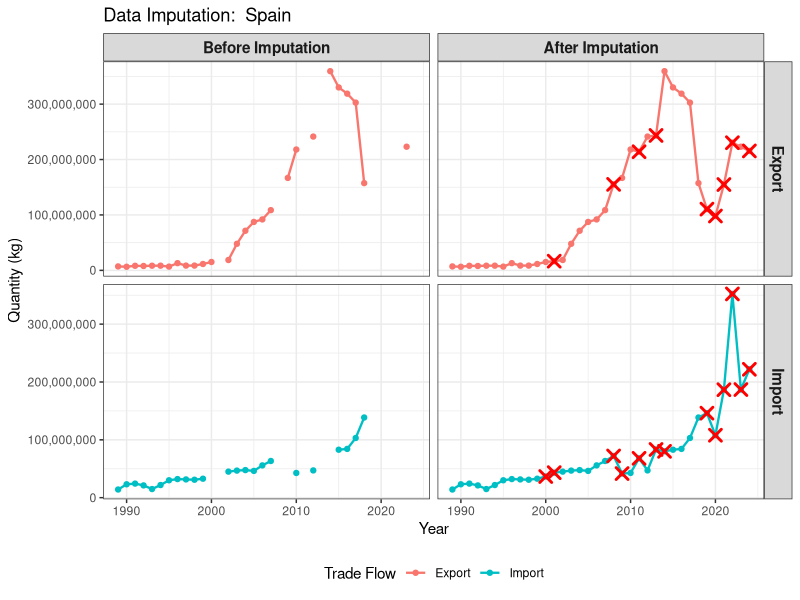

Generate this figure with R:
library(dplyr)
library(ggplot2)
library(zoo)

trade <- read.csv("UN_Trimmed_1988-2024.csv", stringsAsFactors = FALSE)
trade$Year <- as.integer(trade$Year)

# Select the Target Country for Plotting
# This variable controls which country's graph is generated, 
# but the full imputation runs on all data.
# Option A: Find the country with the most missing Qty but known Value (UAE)
# target_country_df <- trade %>%
#    filter((is.na(Qty) | Qty == 0) & (!is.na(PrimaryValue) & PrimaryValue > 0)) %>%
#    count(Country, sort = TRUE) %>%
#    slice(1)
# target_country <- target_country_df$Country[1]

# Option B: Manually set the country to Spain
target_country <- "Spain"

message("Selected country for plotting: ", target_country)

# Calculate Global Reference Prices (Fallback)
price_ref <- trade %>%
  filter(Qty > 0, PrimaryValue > 0) %>%
  mutate(unit_price = PrimaryValue / Qty) %>%
  group_by(flowDesc) %>%
  summarise(global_unit_price = median(unit_price, na.rm = TRUE), .groups = "drop")

# Process Data for ALL Countries (Global Imputation)
# The full imputation logic is applied here, grouped by Country and Flow.
df_global_imputed <- trade %>%
  left_join(price_ref, by = "flowDesc") %>%
  group_by(Country, flowDesc) %>% # Group by both Country and Flow for unit price calculation
  arrange(Year) %>%
  mutate(
    # Calculate observed unit price where possible
    unit_price_raw = if_else(Qty > 0 & PrimaryValue > 0, PrimaryValue / Qty, NA_real_),
    
    # Interpolate prices over time
    unit_price_interp = if (sum(!is.na(unit_price_raw)) >= 2) {
      # na.approx performs time-series interpolation
      zoo::na.approx(unit_price_raw, x = Year, na.rm = FALSE)
    } else {
      unit_price_raw
    },
    # Fill remaining edges (forward/backward fill)
    unit_price_interp = zoo::na.locf(unit_price_interp, na.rm = FALSE),
    unit_price_interp = zoo::na.locf(unit_price_interp, fromLast = TRUE, na.rm = FALSE),
    
    # Select final price (interpolated > global fallback)
    unit_price_final = case_when(
      !is.na(unit_price_interp) ~ unit_price_interp,
      !is.na(global_unit_price) ~ global_unit_price,
      TRUE ~ NA_real_
    ),
    
    # Fill Quantity
    Qty_filled = if_else(
      (is.na(Qty) | (Qty == 0 & PrimaryValue > 0)) & !is.na(unit_price_final) & unit_price_final > 0,
      PrimaryValue / unit_price_final,
      Qty
    )
  ) %>%
  ungroup()

# Filter the Global Data for Plotting the Target Country
df_country_plot <- df_global_imputed %>%
  filter(Country == target_country)

# Prepare Plot Data (Before vs After) - Using the filtered data
df_before <- df_country_plot %>%
  mutate(
    # Use original Qty for the "Before" plot, setting 0s/NAs to NA for clean gaps
    Plot_Qty = if_else(Qty > 0, Qty, NA_real_),
    State = "Before Imputation"
  )

df_after <- df_country_plot %>%
  mutate(
    Plot_Qty = Qty_filled,
    State = "After Imputation",
    # Flag rows where imputation occurred
    Is_Imputed = (is.na(Qty) | Qty == 0) & !is.na(Qty_filled)
  )

plot_data <- bind_rows(df_before, df_after)

# Force "Before" to appear on the left
plot_data$State <- factor(plot_data$State, levels = c("Before Imputation", "After Imputation"))

# Generate Plot
ggplot(plot_data, aes(x = Year, y = Plot_Qty)) +
  # Line and Points
  geom_line(aes(color = flowDesc), size = 0.8, na.rm = TRUE) +
  geom_point(aes(color = flowDesc), size = 1.5, na.rm = TRUE) +
  
  # Highlight Imputed points (only in 'After' panel)
  geom_point(data = filter(plot_data, State == "After Imputation" & Is_Imputed == TRUE),
             aes(y = Qty_filled), color = "red", shape = 4, size = 3, stroke = 1.5) +
  
  # Facet: Rows=Flow, Cols=State (Ensures Before is Left, After is Right)
  facet_grid(flowDesc ~ State, scales = "free_y") +
  
  # Labels and Theme
  scale_y_continuous(labels = scales::comma) +
  labs(
    title = paste("Data Imputation: ", target_country),
    y = "Quantity (kg)",
    x = "Year",
    color = "Trade Flow"
  ) +
  theme_bw() +
  theme(
    strip.text = element_text(face = "bold", size = 11),
    legend.position = "bottom"
  )


# Clean up the global data to be ready for forecasting
df_forecast_global <- df_global_imputed %>%
  mutate(Qty = Qty_filled) %>%
  select(Year, CountryCode, Country, flowCode, flowDesc, Qty, PrimaryValue)

# Export the entire imputed dataset
write.csv(df_forecast_global, "raw_data_for_forecasting_ALL.csv", row.names = FALSE)